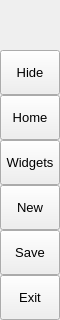
        <widget class="QFrame" name="leftMenuBg">
         <property name="minimumSize">
          <size>
           <width>60</width>
           <height>0</height>
          </size>
         </property>
         <property name="maximumSize">
          <size>
           <width>60</width>
           <height>16777215</height>
          </size>
         </property>
         <property name="frameShape">
          <enum>QFrame::Shape::NoFrame</enum>
         </property>
         <property name="frameShadow">
          <enum>QFrame::Shadow::Raised</enum>
         </property>
         <layout class="QVBoxLayout" name="verticalLayout_3">
          <property name="spacing">
           <number>0</number>
          </property>
          <property name="leftMargin">
           <number>0</number>
          </property>
          <property name="topMargin">
           <number>0</number>
          </property>
          <property name="rightMargin">
           <number>0</number>
          </property>
          <property name="bottomMargin">
           <number>0</number>
          </property>
          <item>
           <widget class="QFrame" name="topLogoInfo">
            <property name="minimumSize">
             <size>
              <width>0</width>
              <height>50</height>
             </size>
            </property>
            <property name="maximumSize">
             <size>
              <width>16777215</width>
              <height>50</height>
             </size>
            </property>
            <property name="frameShape">
             <enum>QFrame::Shape::NoFrame</enum>
            </property>
            <property name="frameShadow">
             <enum>QFrame::Shadow::Raised</enum>
            </property>
            <widget class="QFrame" name="topLogo">
             <property name="geometry">
              <rect>
               <x>10</x>
               <y>5</y>
               <width>42</width>
               <height>42</height>
              </rect>
             </property>
             <property name="minimumSize">
              <size>
               <width>42</width>
               <height>42</height>
              </size>
             </property>
             <property name="maximumSize">
              <size>
               <width>42</width>
               <height>42</height>
              </size>
             </property>
             <property name="frameShape">
              <enum>QFrame::Shape::NoFrame</enum>
             </property>
             <property name="frameShadow">
              <enum>QFrame::Shadow::Raised</enum>
             </property>
            </widget>
            <widget class="QLabel" name="titleLeftApp">
             <property name="geometry">
              <rect>
               <x>70</x>
               <y>8</y>
               <width>160</width>
               <height>20</height>
              </rect>
             </property>
             <property name="font">
              <font>
               <family>Segoe UI Semibold</family>
               <pointsize>12</pointsize>
               <italic>false</italic>
               <fontweight></fontweight>
              </font>
             </property>
             <property name="text">
              <string>PyDracula</string>
             </property>
             <property name="alignment">
              <set>Qt::AlignmentFlag::AlignLeading|Qt::AlignmentFlag::AlignLeft|Qt::AlignmentFlag::AlignTop</set>
             </property>
            </widget>
            <widget class="QLabel" name="titleLeftDescription">
             <property name="geometry">
              <rect>
               <x>70</x>
               <y>27</y>
               <width>160</width>
               <height>16</height>
              </rect>
             </property>
             <property name="maximumSize">
              <size>
               <width>16777215</width>
               <height>16</height>
              </size>
             </property>
             <property name="font">
              <font>
               <family>Segoe UI</family>
               <pointsize>8</pointsize>
               <italic>false</italic>
               <bold>false</bold>
              </font>
             </property>
             <property name="text">
              <string>Modern GUI / Flat Style</string>
             </property>
             <property name="alignment">
              <set>Qt::AlignmentFlag::AlignLeading|Qt::AlignmentFlag::AlignLeft|Qt::AlignmentFlag::AlignTop</set>
             </property>
            </widget>
           </widget>
          </item>
          <item>
           <widget class="QFrame" name="leftMenuFrame">
            <property name="frameShape">
             <enum>QFrame::Shape::NoFrame</enum>
            </property>
            <property name="frameShadow">
             <enum>QFrame::Shadow::Raised</enum>
            </property>
            <layout class="QVBoxLayout" name="verticalMenuLayout">
             <property name="spacing">
              <number>0</number>
             </property>
             <property name="leftMargin">
              <number>0</number>
             </property>
             <property name="topMargin">
              <number>0</number>
             </property>
             <property name="rightMargin">
              <number>0</number>
             </property>
             <property name="bottomMargin">
              <number>0</number>
             </property>
             <item>
              <widget class="QFrame" name="toggleBox">
               <property name="maximumSize">
                <size>
                 <width>16777215</width>
                 <height>45</height>
                </size>
               </property>
               <property name="frameShape">
                <enum>QFrame::Shape::NoFrame</enum>
               </property>
               <property name="frameShadow">
                <enum>QFrame::Shadow::Raised</enum>
               </property>
               <layout class="QVBoxLayout" name="verticalLayout_4">
                <property name="spacing">
                 <number>0</number>
                </property>
                <property name="leftMargin">
                 <number>0</number>
                </property>
                <property name="topMargin">
                 <number>0</number>
                </property>
                <property name="rightMargin">
                 <number>0</number>
                </property>
                <property name="bottomMargin">
                 <number>0</number>
                </property>
                <item>
                 <widget class="QPushButton" name="toggleButton">
                  <property name="sizePolicy">
                   <sizepolicy hsizetype="Expanding" vsizetype="Fixed">
                    <horstretch>0</horstretch>
                    <verstretch>0</verstretch>
                   </sizepolicy>
                  </property>
                  <property name="minimumSize">
                   <size>
                    <width>0</width>
                    <height>45</height>
                   </size>
                  </property>
                  <property name="font">
                   <font>
                    <family>Segoe UI</family>
                    <pointsize>10</pointsize>
                    <italic>false</italic>
                    <bold>false</bold>
                   </font>
                  </property>
                  <property name="cursor">
                   <cursorShape>PointingHandCursor</cursorShape>
                  </property>
                  <property name="layoutDirection">
                   <enum>Qt::LayoutDirection::LeftToRight</enum>
                  </property>
                  <property name="styleSheet">
                   <string notr="true">background-image: url(:/icons/images/icons/icon_menu.png);</string>
                  </property>
                  <property name="text">
                   <string>Hide</string>
                  </property>
                 </widget>
                </item>
               </layout>
              </widget>
             </item>
             <item alignment="Qt::AlignmentFlag::AlignTop">
              <widget class="QFrame" name="topMenu">
               <property name="frameShape">
                <enum>QFrame::Shape::NoFrame</enum>
               </property>
               <property name="frameShadow">
                <enum>QFrame::Shadow::Raised</enum>
               </property>
               <layout class="QVBoxLayout" name="verticalLayout_8">
                <property name="spacing">
                 <number>0</number>
                </property>
                <property name="leftMargin">
                 <number>0</number>
                </property>
                <property name="topMargin">
                 <number>0</number>
                </property>
                <property name="rightMargin">
                 <number>0</number>
                </property>
                <property name="bottomMargin">
                 <number>0</number>
                </property>
                <item>
                 <widget class="QPushButton" name="btn_home">
                  <property name="sizePolicy">
                   <sizepolicy hsizetype="Expanding" vsizetype="Fixed">
                    <horstretch>0</horstretch>
                    <verstretch>0</verstretch>
                   </sizepolicy>
                  </property>
                  <property name="minimumSize">
                   <size>
                    <width>0</width>
                    <height>45</height>
                   </size>
                  </property>
                  <property name="font">
                   <font>
                    <family>Segoe UI</family>
                    <pointsize>10</pointsize>
                    <italic>false</italic>
                    <bold>false</bold>
                   </font>
                  </property>
                  <property name="cursor">
                   <cursorShape>PointingHandCursor</cursorShape>
                  </property>
                  <property name="layoutDirection">
                   <enum>Qt::LayoutDirection::LeftToRight</enum>
                  </property>
                  <property name="styleSheet">
                   <string notr="true">background-image: url(:/icons/images/icons/cil-home.png);</string>
                  </property>
                  <property name="text">
                   <string>Home</string>
                  </property>
                 </widget>
                </item>
                <item>
                 <widget class="QPushButton" name="btn_widgets">
                  <property name="sizePolicy">
                   <sizepolicy hsizetype="Expanding" vsizetype="Fixed">
                    <horstretch>0</horstretch>
                    <verstretch>0</verstretch>
                   </sizepolicy>
                  </property>
                  <property name="minimumSize">
                   <size>
                    <width>0</width>
                    <height>45</height>
                   </size>
                  </property>
                  <property name="font">
                   <font>
                    <family>Segoe UI</family>
                    <pointsize>10</pointsize>
                    <italic>false</italic>
                    <bold>false</bold>
                   </font>
                  </property>
                  <property name="cursor">
                   <cursorShape>PointingHandCursor</cursorShape>
                  </property>
                  <property name="layoutDirection">
                   <enum>Qt::LayoutDirection::LeftToRight</enum>
                  </property>
                  <property name="styleSheet">
                   <string notr="true">background-image: url(:/icons/images/icons/cil-gamepad.png);</string>
                  </property>
                  <property name="text">
                   <string>Widgets</string>
                  </property>
                 </widget>
                </item>
                <item>
                 <widget class="QPushButton" name="btn_new">
                  <property name="sizePolicy">
                   <sizepolicy hsizetype="Expanding" vsizetype="Fixed">
                    <horstretch>0</horstretch>
                    <verstretch>0</verstretch>
                   </sizepolicy>
                  </property>
                  <property name="minimumSize">
                   <size>
                    <width>0</width>
                    <height>45</height>
                   </size>
                  </property>
                  <property name="font">
                   <font>
                    <family>Segoe UI</family>
                    <pointsize>10</pointsize>
                    <italic>false</italic>
                    <bold>false</bold>
                   </font>
                  </property>
                  <property name="cursor">
                   <cursorShape>PointingHandCursor</cursorShape>
                  </property>
                  <property name="layoutDirection">
                   <enum>Qt::LayoutDirection::LeftToRight</enum>
                  </property>
                  <property name="styleSheet">
                   <string notr="true">background-image: url(:/icons/images/icons/cil-file.png);</string>
                  </property>
                  <property name="text">
                   <string>New</string>
                  </property>
                 </widget>
                </item>
                <item>
                 <widget class="QPushButton" name="btn_save">
                  <property name="sizePolicy">
                   <sizepolicy hsizetype="Expanding" vsizetype="Fixed">
                    <horstretch>0</horstretch>
                    <verstretch>0</verstretch>
                   </sizepolicy>
                  </property>
                  <property name="minimumSize">
                   <size>
                    <width>0</width>
                    <height>45</height>
                   </size>
                  </property>
                  <property name="font">
                   <font>
                    <family>Segoe UI</family>
                    <pointsize>10</pointsize>
                    <italic>false</italic>
                    <bold>false</bold>
                   </font>
                  </property>
                  <property name="cursor">
                   <cursorShape>PointingHandCursor</cursorShape>
                  </property>
                  <property name="layoutDirection">
                   <enum>Qt::LayoutDirection::LeftToRight</enum>
                  </property>
                  <property name="styleSheet">
                   <string notr="true">background-image: url(:/icons/images/icons/cil-save.png)</string>
                  </property>
                  <property name="text">
                   <string>Save</string>
                  </property>
                 </widget>
                </item>
                <item>
                 <widget class="QPushButton" name="btn_exit">
                  <property name="sizePolicy">
                   <sizepolicy hsizetype="Expanding" vsizetype="Fixed">
                    <horstretch>0</horstretch>
                    <verstretch>0</verstretch>
                   </sizepolicy>
                  </property>
                  <property name="minimumSize">
                   <size>
                    <width>0</width>
                    <height>45</height>
                   </size>
                  </property>
                  <property name="font">
                   <font>
                    <family>Segoe UI</family>
                    <pointsize>10</pointsize>
                    <italic>false</italic>
                    <bold>false</bold>
                   </font>
                  </property>
                  <property name="cursor">
                   <cursorShape>PointingHandCursor</cursorShape>
                  </property>
                  <property name="layoutDirection">
                   <enum>Qt::LayoutDirection::LeftToRight</enum>
                  </property>
                  <property name="styleSheet">
                   <string notr="true">background-image: url(:/icons/images/icons/cil-x.png);</string>
                  </property>
                  <property name="text">
                   <string>Exit</string>
                  </property>
                 </widget>
                </item>
               </layout>
              </widget>
             </item>
            </layout>
           </widget>
          </item>
         </layout>
        </widget>
